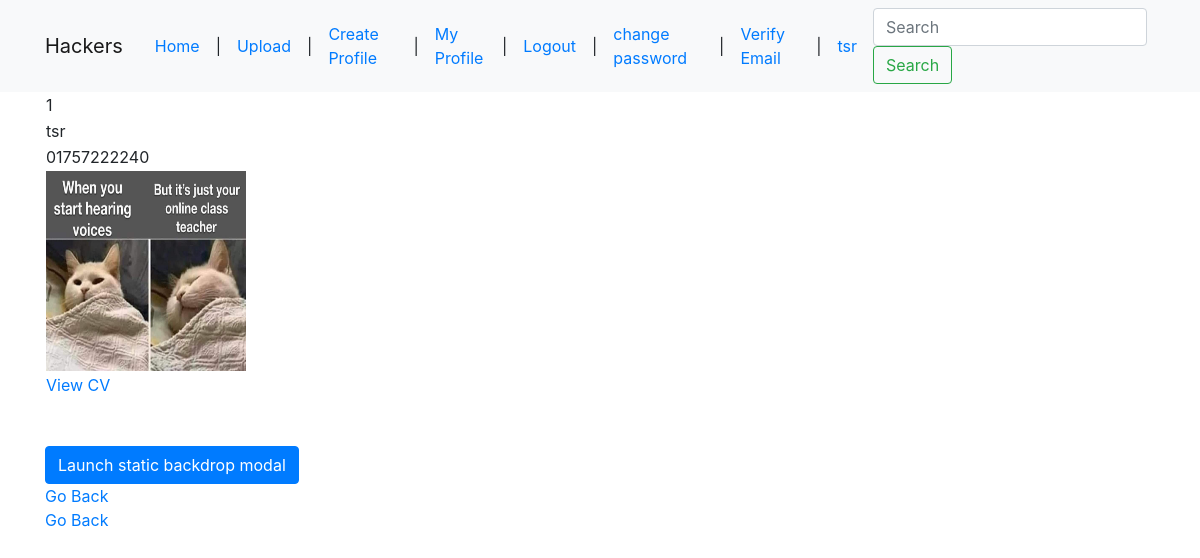
The app's page /profile/ (signed in), older data.
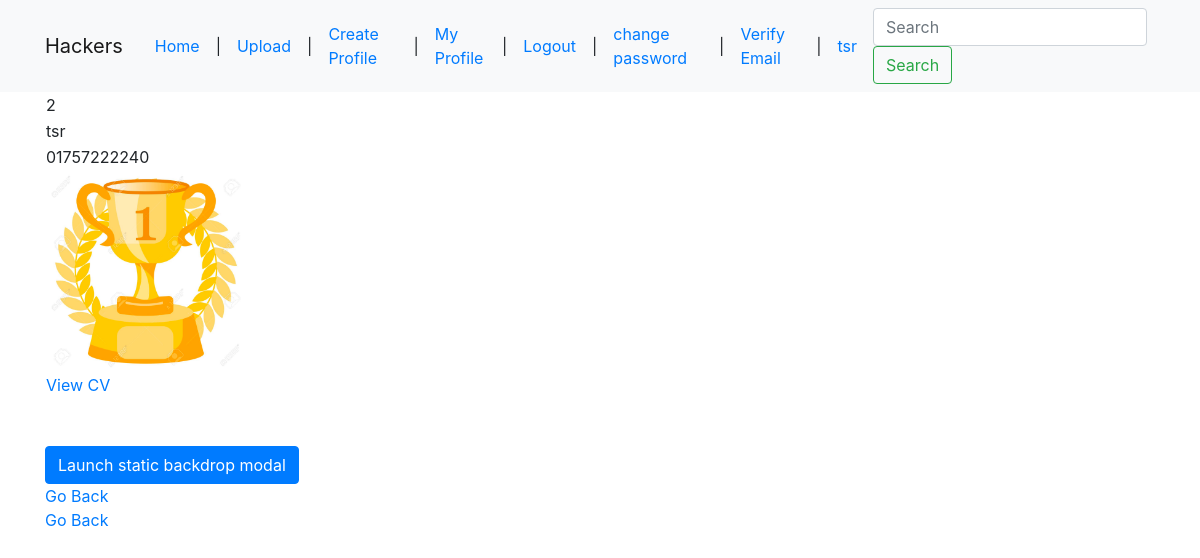
The same page, newer data.
### UserManagement/models.py (models this page shows, shortened)
class Profile(models.Model):
    contact_no = models.CharField(max_length=20)
    mobile_no = models.CharField(max_length=20)
    pro_pic = models.ImageField(upload_to='users/pro_pics', blank=True, null=True, default='users/pro_pics/default.jpg')
    portfolio_url = models.URLField(blank=True, null=True)
    cv = models.FileField(upload_to='users/cv', blank=True, null=True)
    user = models.ForeignKey(User, default=None, on_delete=models.CASCADE)
    status = models.CharField(max_length=10, blank=True, null=True, default='False')

### UserManagement/views.py (the view)
# urls.py: path('profile/', user_views.show_profile, name='show_profile'),
@login_required
def show_profile(request):
    try:
        profile = Profile.objects.get(user=request.user)
    except Profile.DoesNotExist:
        profile = "Please complete your profile to view"
    context ={
        'profile' : profile
    }
    return render(request, 'UserManagement/show_profile.html', context)

### templates/UserManagement/show_profile.html
{% extends 'base2.html'%}
{% block content %}
    <table>
        <tr><td>{{ profile.id }}</td></tr>
        <tr><td>{{ profile.user.username }}</td></tr>
        <tr><td>{{ profile.contact_no }}</td></tr>
        <tr><td><img src="{{ profile.pro_pic.url }}" height="200" width="200"></td></tr>
       <tr><td> <a href="{{ profile.cv.url }}">View CV</a></td></tr>
    </table>
{% endblock content %}

### templates/base2.html (shortened to what this page needs)
<!doctype html>
<html lang="en">
  <head>
    <link rel="stylesheet" href="https://stackpath.bootstrapcdn.com/bootstrap/4.5.2/css/bootstrap.min.css">
  </head>
  <body>
      <nav class="navbar navbar-expand-lg navbar-light bg-light">
      <div class="container">
      <a class="navbar-brand" href="#">Hackers</a>
      <div class="collapse navbar-collapse" id="navbarSupportedContent">
          <a class="nav-link"  href="{% url 'products_list' %}">Home</a> |
        {% if user.is_authenticated %}
            <a class="nav-link"  href="{% url 'upload_product' %}">Upload</a> |
            <a class="nav-link"  href="{% url 'create_profile' %}">Create Profile</a> |
            <a class="nav-link"  href="{% url 'show_profile' %}">My Profile</a> |
            <a class="nav-link"  href="{% url 'logout' %}">Logout</a> |
            <a class="nav-link"  href="{% url 'password_change' %}">change password</a>  |
            <a class="nav-link"  href="{% url 'email' %}">Verify Email</a>  |
             <a class="nav-link"  href="{% url 'show_profile' %}">{{ user.username }}</a>
        {% else %}
            <a class="nav-link"  href="{% url 'register' %}">Register</a> |
            <a class="nav-link"  href="{% url 'login' %}">Login</a>
             <b>Stranger! </b>
        {% endif %}
        <form class="form-inline my-2 my-lg-0">
          <input class="form-control mr-sm-2" type="search" placeholder="Search" aria-label="Search">
          <button class="btn btn-outline-success my-2 my-sm-0" type="submit">Search</button>
        </form>
      </div>
      </div>
    </nav>
        <div class="container">
            {% block content %}
            {% endblock content %}
        </div>
      <br><br>
      <div class="container">
            <button type="button" class="btn btn-primary" data-toggle="modal" data-target="#staticBackdrop">
              Launch static backdrop modal
            </button>
          <br>
            <br>
          <a href="javascript:history.back()">Go Back</a>
      </div>
  </body>
</html>

Row changes from the older to the newer data that the page shows:
removed Profile: id "1", user.username "tsr", contact_no "01757222240", pro_pic (picture)
added Profile: id "2", user.username "tsr", contact_no "01757222240", pro_pic (picture)
